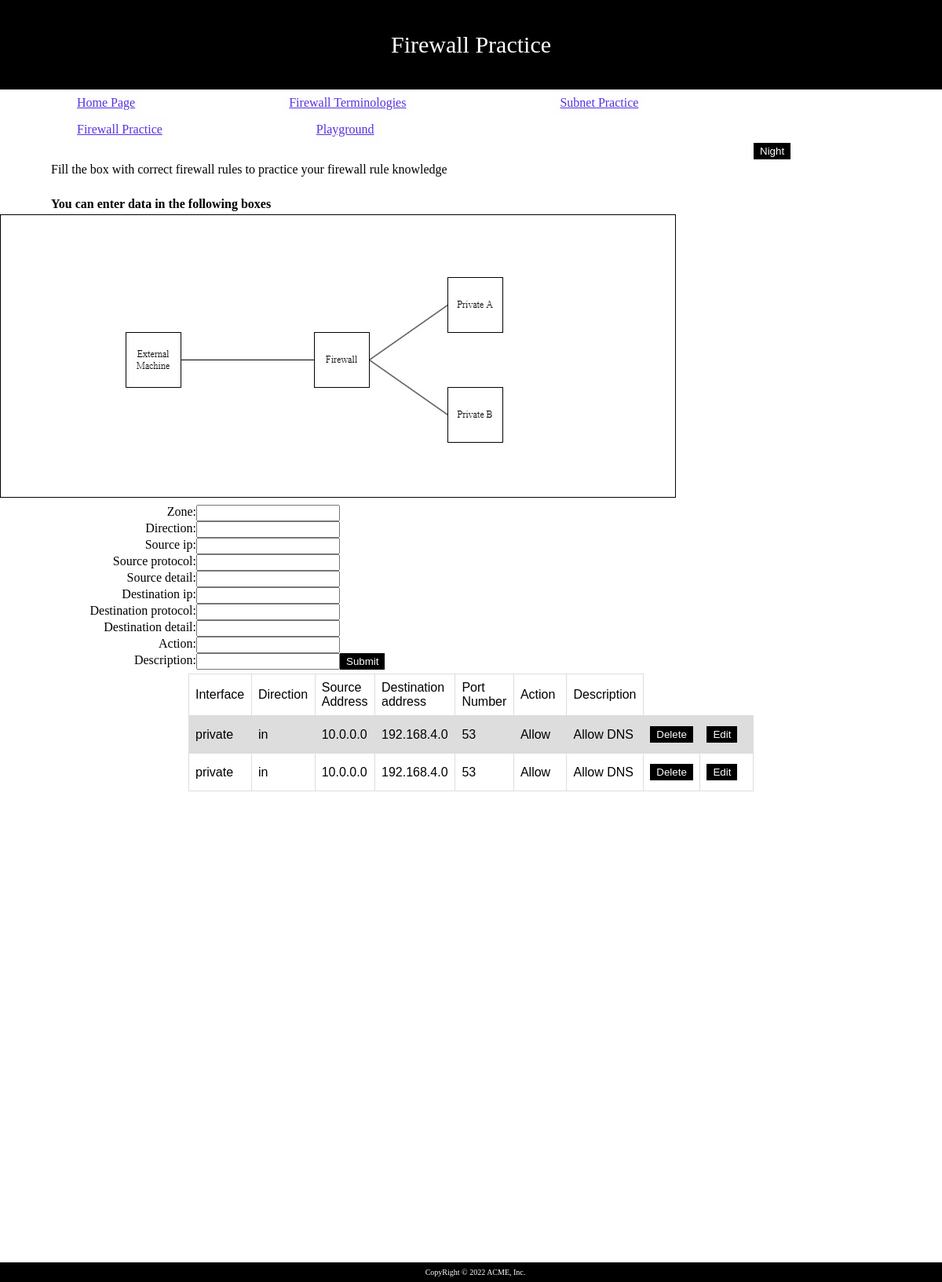
/pages/firewall_practice, run on an earlier commit of the app's database.
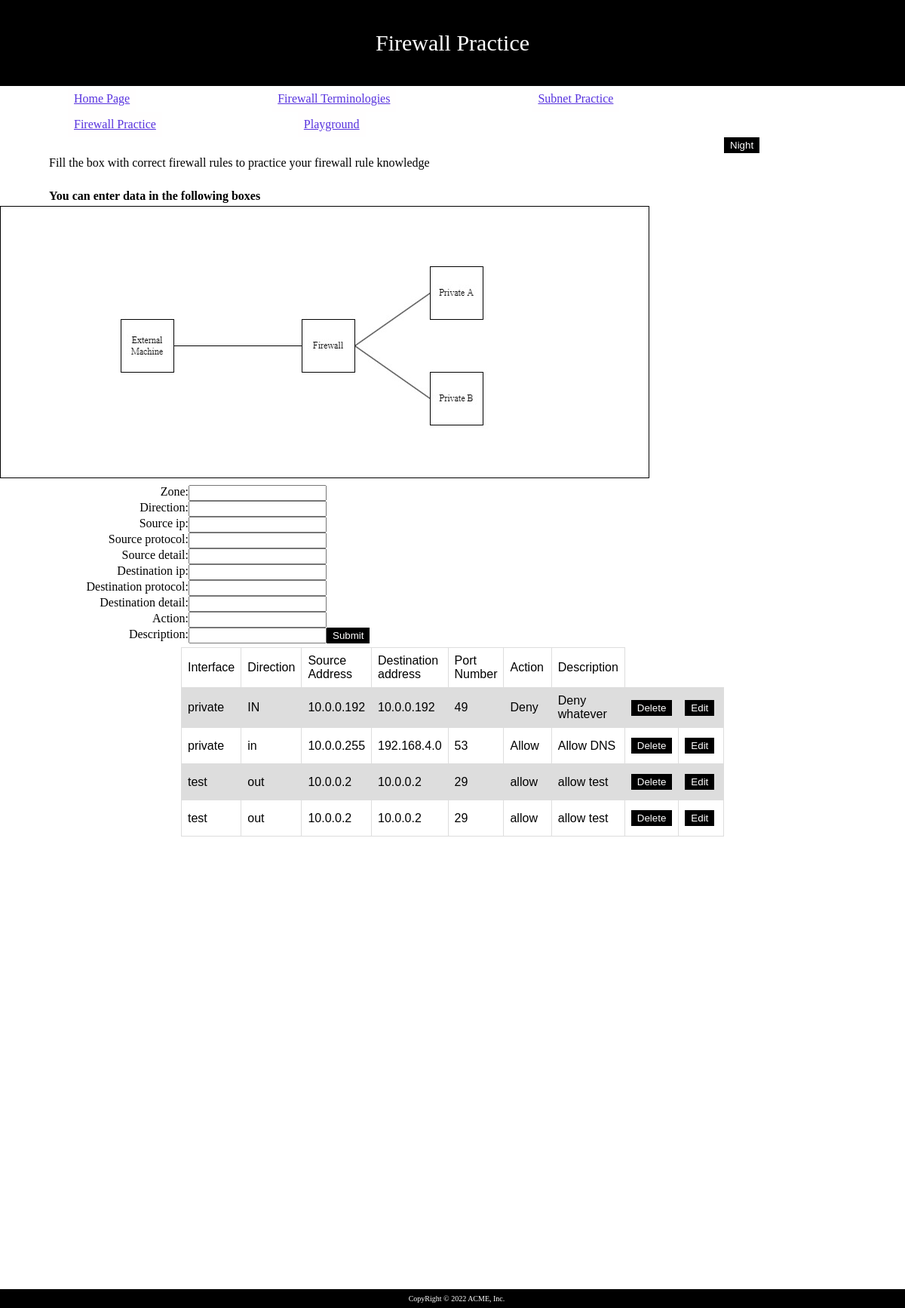
And on a later commit of the database.
### firewall_rules/models.py (models this page shows, shortened)
class firewall_rules(models.Model):
    firewall_practice_id = models.ForeignKey(firewall_practice, on_delete=models.CASCADE, null=True)
    zone = models.CharField(max_length=40)
    direction = models.CharField(max_length=3)
    source_ip = models.GenericIPAddressField(protocol = 'IPv4')
    source_protocol = models.CharField(max_length=3)
    source_detail = models.CharField(max_length=5)
    destination_ip = models.GenericIPAddressField(protocol = 'IPv4')
    destination_protocol = models.CharField(max_length=3)
    destination_detail = models.CharField(max_length=5)
    action = models.CharField(max_length=5)
    description = models.CharField(max_length=100)
    pub_date = models.DateTimeField('date_published', auto_now=True)

### firewall_rules/views.py (the view)
# urls.py: path('pages/firewall_practice', views.get_input_firewall_rules, name='firewall_practice'),
def get_input_firewall_rules(request):
    template = loader.get_template('firewall_rules/firewall_practice_django.html')
    if request.method == 'POST':
        form = get_firewall_rules(request.POST)
        if form.is_valid():
            zone = form.cleaned_data['zone']
            direction = form.cleaned_data['direction']
            source_ip = form.cleaned_data['source_ip']
            source_protocol = form.cleaned_data['source_protocol']
            source_detail = form.cleaned_data['source_detail']
            destination_ip = form.cleaned_data['destination_ip']
            destination_protocol = form.cleaned_data['destination_protocol']
            destination_detail = form.cleaned_data['destination_detail']
            action = form.cleaned_data['action']
            description = form.cleaned_data['description']
            p = firewall_rules(zone=zone,
                direction=direction,
                source_ip=source_ip,
                source_protocol=source_protocol,
                source_detail=source_detail,
                destination_protocol=destination_protocol,
                destination_ip=destination_ip,
                destination_detail=destination_detail,
                action=action,
                description=description )
            p.save()
            form = get_firewall_rules()
    else:
        form = get_firewall_rules()
    rules = firewall_rules.objects.all()
    context = {
        'form' : form,
        'firewall_rules' : rules,
        'instruction' : "You can enter data in the following boxes"
    }
    return HttpResponse(template.render(context, request))

### firewall_rules/forms.py
class get_firewall_rules(ModelForm):
    class Meta:
        model = firewall_rules
        fields = [
            'zone',
            'direction',
            'source_ip',
            'source_protocol',
            'source_detail',
            'destination_ip',
            'destination_protocol',
            'destination_detail',
            'action',
            'description']

### firewall_rules/templates/firewall_rules/firewall_practice_django.html (shortened to what this page needs)
{% load static %}
<!DOCTYPE html>
<html lang="en">
        <head>
        </head>
        <link href="{% static 'firewall_rules/css/project1.css' %}" rel="stylesheet">
        <div id="demobox">
            Firewall Practice
        </div>
        <ul id="nav_bar">
            <li><a href="{% url 'index' %}">Home Page</a></li>
            <li><a href="{% url 'terms' %}">Firewall Terminologies</a></li>
            <li><a href="{% url 'subnet_practice' %}">Subnet Practice</a></li>
            <li><a href="{% url 'firewall_practice' %}">Firewall Practice</a></li>
            <li><a href="{% url 'playground' %}">Playground</a></li>
        </ul>
        <button id="change_night_mode" type="button" onclick="change_night_mode()">Night</button>
        <div id="instruction" style = "padding-left: 50px;">
            <p>Fill the box with correct firewall rules to practice your firewall rule knowledge</p>
            <p><br></p>
            <p><b>{{ instruction }}</b></p>
        </div>
            <img src="{% static 'firewall_rules/img/network_diagram.jpg' %}" alt="firewall_diagram">
        <form class="input_fields" method="post">
            {{ form }}
            <input id="firewall_rules_submit" type="submit" value="Submit">
        </form>
        <div>
            <table id="myTable">
                <tr id="first_row">
                    <td>Interface</td>
                    <td>Direction</td>
                    <td>Source Address</td>
                    <td>Destination address</td>
                    <td>Port Number</td>
                    <td>Action</td>
                    <td>Description</td>
                </tr>
                {% for rule in firewall_rules %}
                <tr>
                    <td> {{ rule.zone }} </td>
                    <td> {{ rule.direction }} </td>
                    <td> {{rule.source_ip}} </td>
                    <td> {{rule.destination_ip}} </td>
                    <td> {{rule.destination_detail}} </td>
                    <td> {{rule.action}} </td>
                    <td> {{rule.description}} </td>
                    <td>
                        <form action="/action/delete/{{ rule.id }}">
                            <button type="submit" class="delete_button">Delete</button>
                        </form>
                    </td>
                    <td>
                        <form action="/pages/firewall_practice/{{ rule.id }}">
                            <button type="submit" class="edit_button">Edit</button>
                        </form>
                    </td>
                </tr>
                {% endfor %}
            </table>
        </div>
        <footer class="firewall_practice">
            <p>CopyRight © 2022 ACME, Inc.</p>
        </footer>
</html>

### firewall_rules/static/firewall_rules/css/project1.css (style rules this page uses)
#demobox { background-color: rgb(0, 0, 0) ; color:rgb(255, 255, 255); text-align: center; font-size: 30px; padding-top: 40px; padding-bottom: 40px; border: none; width: 100%; overflow: hidden; }
ul { list-style-type: none; margin: 0; padding: 0; overflow: hidden; width: 100%; }
li { display: inline; float: left; }
li a { display: block; margin-left: 90px; margin-right: 90px; padding: 8px; background-color: #fffefe; color:rgb(87, 50, 222); }
#instruction { display: block; }
p { display: block; margin: 4px; margin-inline-start: 15px; }
footer { text-align: center; font-size: 10px; padding: 3px; background-color: rgb(0, 0, 0); color: white; clear: both; margin-top: 600px; }
.input_fields { float: left; }
form { margin-left: 0px; margin-bottom: 5px; margin-top: 5px; display: inline-block; }
input[type="submit" i] { padding-top: 3px; padding-bottom: 3px; padding-left: 8px; padding-right: 8px; border: 0px; margin: 0px; background-color: black; color: #fffefe; }
label { display: inline-block; float: left; clear: left; width: 250px; border: 5px; text-align: right; }
input { display: inline-block; float: left; }
button { padding-top: 3px; padding-bottom: 3px; padding-left: 8px; padding-right: 8px; border: 0px; margin: 0px; background-color: black; color: #fffefe; }
button#change_night_mode { margin-left: 80% }
input { padding: 1px; }
table { margin-left: 20%; font-family: arial, sans-serif; border-collapse: collapse; width: 60%; }
td, th { border: 1px solid #dddddd; text-align: left; padding: 8px; width: 50px; }
tr:nth-child(even) { background-color: #dddddd; }

What changed in the data, as far as the page shows it:
changed firewall_rules: direction "in" → "IN"; source_ip "10.0.0.0" → "10.0.0.192"; destination_ip "192.168.4.0" → "10.0.0.192"; destination_detail "53" → "49"; action "Allow" → "Deny"; description "Allow DNS" → "Deny whatever"
changed firewall_rules "in": source_ip "10.0.0.0" → "10.0.0.255"
added firewall_rules: zone "test", direction "out", source_ip "10.0.0.2", destination_ip "10.0.0.2", destination_detail "29", action "allow", description "allow test"
added firewall_rules: zone "test", direction "out", source_ip "10.0.0.2", destination_ip "10.0.0.2", destination_detail "29", action "allow", description "allow test"
